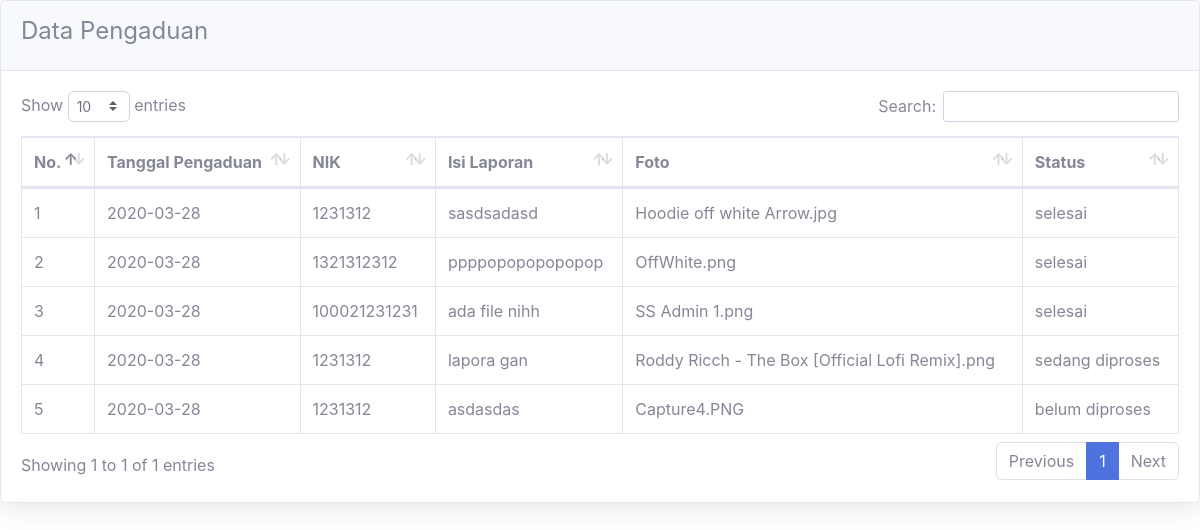
Page /admin/lihat_pengaduan.php on the committed database.
### tables this page shows
CREATE TABLE `pengaduan` (
  `id_pengaduan` int(11) NOT NULL,
  `tgl_pengaduan` date NOT NULL,
  `nik` char(16) NOT NULL,
  `isi_laporan` text NOT NULL,
  `foto` varchar(255) NOT NULL,
  `status` enum('belum diproses','sedang diproses','selesai') NOT NULL
);

### admin/lihat_pengaduan.php (the view, shortened to what this page needs)
<!DOCTYPE html>
<html lang="en">
<head>
  <link href="../vendor/fontawesome-free/css/all.min.css" rel="stylesheet" type="text/css">
  <link href="../css/sb-admin-2.min.css" rel="stylesheet">
  <link href="../vendor/datatables/dataTables.bootstrap4.min.css" rel="stylesheet">
</head>
<body id="page-top">
          <div class="card shadow mb-4">
            <div class="card-header py-3">
              <h4>Data Pengaduan</h4>
            </div>
            <div class="card-body">
              <div class="table-responsive">
                <table class="table table-bordered" id="dataTable" width="100%" cellspacing="0">
                  <thead>
                    <tr>
                      <th>No.</th>
                      <th>Tanggal Pengaduan</th>
                      <th>NIK</th>
                      <th>Isi Laporan</th>
                      <th>Foto</th>
                      <th>Status</th>
                    </tr>
                  </thead>
                  <?php
                  $no=1;
                  require '../koneksi.php';
                  $sql=mysqli_query($koneksi, "SELECT * FROM pengaduan") ;
                  while($data=mysqli_fetch_array($sql)) {
                  ?>
                  <tbody>
                    <tr>
                      <td><?php echo $no++; ?></td>
                      <td><?php echo $data['tgl_pengaduan']; ?></td>
                      <td><?php echo $data['nik']; ?></td>
                      <td><?php echo $data['isi_laporan']; ?></td>
                      <td><?php echo $data['foto']; ?></td>
                      <td><?php echo $data['status']; ?></td>
                    </tr>
                  </tbody>
                <?php } ?>
                </table>
              </div>
            </div>
          </div>
</body>
</html>

### rows in the picture
pengaduan: tgl_pengaduan "2020-03-28", nik "1231312", isi_laporan "sasdsadasd", foto "Hoodie off white Arrow.jpg", status "selesai"
pengaduan: tgl_pengaduan "2020-03-28", nik "1321312312", isi_laporan "ppppopopopopopop", foto "OffWhite.png", status "selesai"
pengaduan: tgl_pengaduan "2020-03-28", nik "100021231231", isi_laporan "ada file nihh", foto "SS Admin 1.png", status "selesai"
pengaduan: tgl_pengaduan "2020-03-28", nik "1231312", isi_laporan "lapora gan", foto "Roddy Ricch - The Box [Official Lofi Remix].png", status "sedang diproses"
pengaduan: tgl_pengaduan "2020-03-28", nik "1231312", isi_laporan "asdasdas", foto "Capture4.PNG", status "belum diproses"
